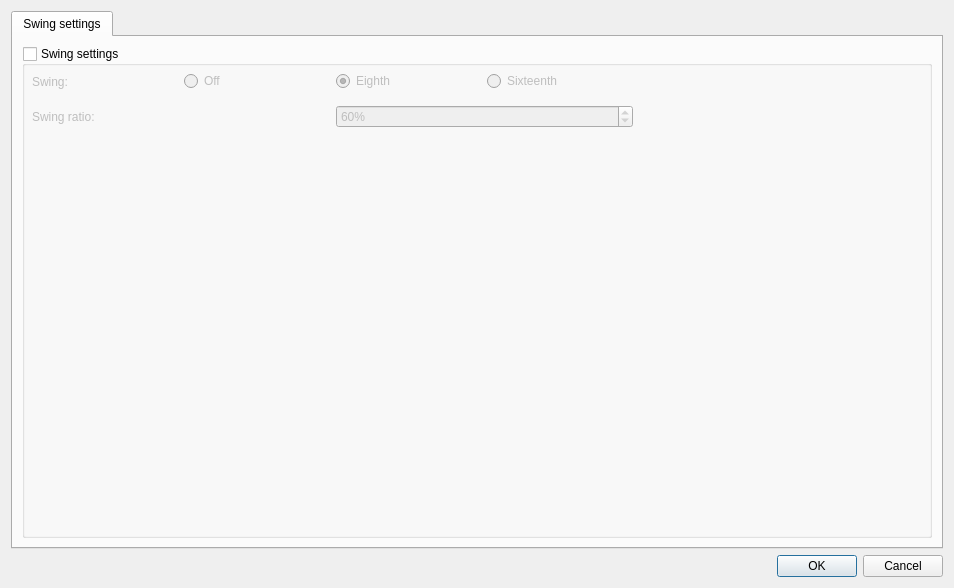
<?xml version="1.0" encoding="UTF-8"?>
<ui version="4.0">
 <class>StaffTextPropertiesDialog</class>
 <widget class="QDialog" name="StaffTextPropertiesDialog">
  <property name="geometry">
   <rect>
    <x>0</x>
    <y>0</y>
    <width>954</width>
    <height>588</height>
   </rect>
  </property>
  <property name="windowTitle">
   <string notr="true"/>
  </property>
  <layout class="QVBoxLayout" name="verticalLayout_3">
   <item>
    <widget class="QTabWidget" name="tabWidget">
     <property name="enabled">
      <bool>true</bool>
     </property>
     <property name="currentIndex">
      <number>0</number>
     </property>
     <widget class="QWidget" name="tabSwingSettings">
      <attribute name="title">
       <string>Swing settings</string>
      </attribute>
      <layout class="QVBoxLayout" name="verticalLayout_4">
       <item>
        <widget class="QGroupBox" name="setSwingBox">
         <property name="title">
          <string>Swing settings</string>
         </property>
         <property name="checkable">
          <bool>true</bool>
         </property>
         <property name="checked">
          <bool>false</bool>
         </property>
         <widget class="QWidget" name="horizontalLayoutWidget">
          <property name="geometry">
           <rect>
            <x>10</x>
            <y>20</y>
            <width>601</width>
            <height>31</height>
           </rect>
          </property>
          <layout class="QHBoxLayout" name="horizontalLayout_15">
           <item>
            <widget class="QLabel" name="SwingLabel">
             <property name="text">
              <string>Swing:</string>
             </property>
             <property name="buddy">
              <cstring>swingOff</cstring>
             </property>
            </widget>
           </item>
           <item>
            <widget class="QRadioButton" name="swingOff">
             <property name="enabled">
              <bool>true</bool>
             </property>
             <property name="text">
              <string>Off</string>
             </property>
             <property name="checked">
              <bool>false</bool>
             </property>
            </widget>
           </item>
           <item>
            <widget class="QRadioButton" name="swingEighth">
             <property name="enabled">
              <bool>true</bool>
             </property>
             <property name="text">
              <string>Eighth</string>
             </property>
             <property name="checked">
              <bool>true</bool>
             </property>
            </widget>
           </item>
           <item>
            <widget class="QRadioButton" name="swingSixteenth">
             <property name="enabled">
              <bool>true</bool>
             </property>
             <property name="text">
              <string>Sixteenth</string>
             </property>
            </widget>
           </item>
          </layout>
         </widget>
         <widget class="QWidget" name="horizontalLayoutWidget_2">
          <property name="geometry">
           <rect>
            <x>10</x>
            <y>50</y>
            <width>601</width>
            <height>41</height>
           </rect>
          </property>
          <layout class="QHBoxLayout" name="horizontalLayout_16">
           <item>
            <widget class="QLabel" name="label_12">
             <property name="text">
              <string>Swing ratio:</string>
             </property>
             <property name="buddy">
              <cstring>swingBox</cstring>
             </property>
            </widget>
           </item>
           <item>
            <widget class="QSpinBox" name="swingBox">
             <property name="enabled">
              <bool>true</bool>
             </property>
             <property name="suffix">
              <string notr="true">%</string>
             </property>
             <property name="minimum">
              <number>25</number>
             </property>
             <property name="value">
              <number>60</number>
             </property>
            </widget>
           </item>
          </layout>
         </widget>
        </widget>
       </item>
      </layout>
     </widget>
    </widget>
   </item>
   <item>
    <widget class="QDialogButtonBox" name="buttonBox">
     <property name="orientation">
      <enum>Qt::Horizontal</enum>
     </property>
     <property name="standardButtons">
      <set>QDialogButtonBox::Cancel|QDialogButtonBox::Ok</set>
     </property>
    </widget>
   </item>
  </layout>
 </widget>
 <tabstops>
  <tabstop>tabWidget</tabstop>
  <tabstop>setSwingBox</tabstop>
  <tabstop>swingOff</tabstop>
  <tabstop>swingEighth</tabstop>
  <tabstop>swingSixteenth</tabstop>
  <tabstop>swingBox</tabstop>
 </tabstops>
 <resources/>
 <connections>
  <connection>
   <sender>buttonBox</sender>
   <signal>accepted()</signal>
   <receiver>StaffTextPropertiesDialog</receiver>
   <slot>accept()</slot>
   <hints>
    <hint type="sourcelabel">
     <x>257</x>
     <y>578</y>
    </hint>
    <hint type="destinationlabel">
     <x>157</x>
     <y>274</y>
    </hint>
   </hints>
  </connection>
  <connection>
   <sender>buttonBox</sender>
   <signal>rejected()</signal>
   <receiver>StaffTextPropertiesDialog</receiver>
   <slot>reject()</slot>
   <hints>
    <hint type="sourcelabel">
     <x>325</x>
     <y>578</y>
    </hint>
    <hint type="destinationlabel">
     <x>286</x>
     <y>274</y>
    </hint>
   </hints>
  </connection>
 </connections>
</ui>
